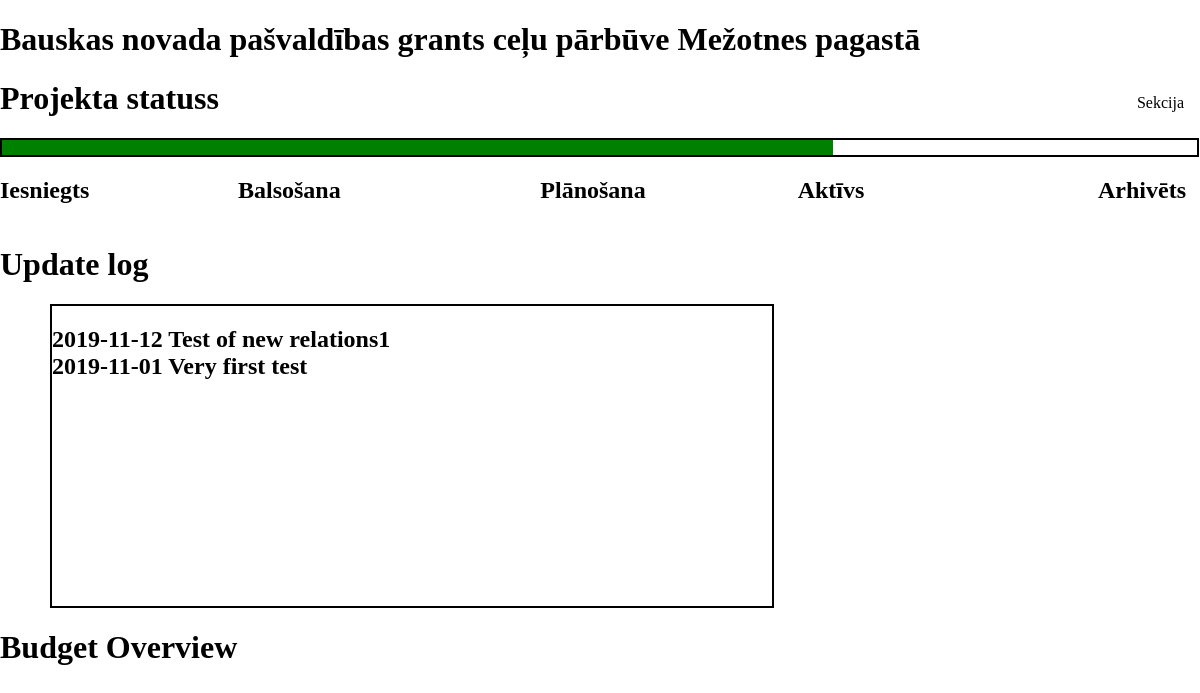
Page /status.php?id=8 on the committed database.
### tables this page shows
CREATE TABLE `projekti` (
  `ID` int(11) NOT NULL,
  `Name` text NOT NULL,
  `Financer` text NOT NULL,
  `Status` text NOT NULL,
  `Number` text NOT NULL,
  `SAM` text NOT NULL,
  `Budget` int(11) DEFAULT NULL,
  `Purpose` text NOT NULL,
  `Activities` text NOT NULL,
  `StartDate` date NOT NULL,
  `FinishDate` date NOT NULL,
  `CoordinatorName` text NOT NULL,
  `CoordinatorContacts` text NOT NULL,
  `BudgetSpent` int(11) DEFAULT '0',
  `BudgetMunicipality` int(11) DEFAULT NULL,
  `BudgetOther` int(11) DEFAULT NULL,
  `BudgetELFLA` int(11) DEFAULT NULL,
  `BudgetERAF` int(11) DEFAULT NULL,
  `BudgetESF` int(11) DEFAULT NULL,
  `BudgetKF` int(11) DEFAULT NULL,
  `BudgetKPFI` int(11) DEFAULT NULL,
  `BudgetLAT-LIT` int(11) DEFAULT NULL,
  `BudgetNor` int(11) DEFAULT NULL,
  `BudgetCountry` int(11) DEFAULT NULL,
  `Entry` datetime NOT NULL DEFAULT CURRENT_TIMESTAMP
);

CREATE TABLE `atjauninajumi` (
  `ID` int(11) NOT NULL,
  `Date` date NOT NULL,
  `Comments` text NOT NULL,
  `projectID` int(11) NOT NULL
);

### functions/function.php (called while the page is built, shortened)
<?php
  require_once "connect.php";
  function getProjects($id) {
    global $mysqli;
    if($id){
      $query = "SELECT * FROM projekti WHERE ID = ".$id;
    } else {
      $query = "SELECT * FROM projekti";
    }
    $result = mysqli_query($mysqli, $query);
    if(!$id){
      return resultToArray($result);
    }else{
      return mysqli_fetch_assoc($result);
    };
  };
  function resultToArray($result){
    $array = array();
    while ($row = mysqli_fetch_assoc($result)) {
      $array[] = $row;
    };
    return $array;
  }
  function completionStatusRow($id){
    global $mysqli;
    $query = "SELECT Status FROM projekti WHERE ID = ".$id;
    $result = mysqli_query($mysqli, $query);
    $status = mysqli_fetch_assoc($result);
    if ($status["Status"] == "Aktīvs"){
      $barWidth = "69.5%";
      return $barWidth;
    };
  }
  function updateLog($id){
    global $mysqli;
    $query = "SELECT Date, Comments FROM atjauninajumi WHERE projectID = ".$id;
    $result = mysqli_query($mysqli, $query);
    return resultToArray($result);
  }
 ?>

### status.php (the view, shortened to what this page needs)
<!DOCTYPE html>
<html>
    <head>
        <?php
          require_once "functions/function.php";
          $projects = getProjects($_GET['id']);
          $completion = completionStatusRow($_GET['id']);
          $updateComments = updateLog($_GET['id']);
          require_once "blocks/head.php";
        ?>
    </head>
    <body>
      <h1 class='header-1'>
        <?php echo $projects["Name"]; ?>
      </h1>
      <div class='dropdown'>
        <button class='dropbtn'>
          Sekcija
        </button>
      </div>
      <h1>Projekta statuss</h1>
      <div id="progressBorder">
        <?php echo '<div id="progressBar" style="width:'.$completion.'"></div>' ?>
      </div>
      <div id="statusWrapper">
        <div class="progressStatus"><h2>Iesniegts</h2></div>
        <div class="progressStatus"><h2>Balsošana</h2></div>
        <div class="progressStatus"><h2>Plānošana</h2></div>
        <div class="progressStatus"><h2>Aktīvs</h2></div>
        <div class="progressStatus"><h2>Arhivēts</h2></div>
      </div>
      <h1>Update log</h1>
      <div id="updateLog">
        <h2 class='updateData'>
          <?php
          for ($i = 0; $i< count($updateComments); $i++){
            echo $updateComments[$i]["Date"];
          ?>
          <?php echo $updateComments[$i]["Comments"];
          ?>
          <?php
          };
          ?>
      </div>
      <h1>Budget Overview</h1>
      <div id="budgetChart">
        <div id="budgetPie">
        </div>
        <div id="allBudgetPie">
        </div>
      </div>
    </body>
</html>

### css/style.css (style rules this page uses)
body { margin: 0px; }
.dropdown { float: right; overflow: hidden; }
.dropdown .dropbtn { font-size: 16px; border: none; outline: none; color: black; padding: 14px 16px; background-color: inherit; font-family: inherit; margin: 0; }
#progressBorder { height: 15px; width: 99.6%; background-color: transparent; border: 2px solid black; }
#progressBar { height: 15px; width: 300px; background-color: green; }
#statusWrapper div { display: inline-block; width: 19.5%; }
#statusWrapper div:last-child { display: inline-block; width: 19.5%; text-align: right; }
#statusWrapper div:nth-child(3), #statusWrapper div:nth-child(4) { display: inline-block; width: 19.5%; text-align: center; }
#updateLog { width: 60%; height: 300px; overflow-y: auto; border: 2px solid black; margin-left: 50px; }
#budgetChart { text-align: center; }
#budgetPie, #allBudgetPie { height: 500px; width: 49%; display: inline-block; }

### rows in the picture
projekti: Name "Bauskas novada pašvaldības grants ceļu pārbūve Mežotnes pagastā"
atjauninajumi: Date "2019-11-12", Comments "Test of new relations1"
atjauninajumi: Date "2019-11-01", Comments "Very first test"
